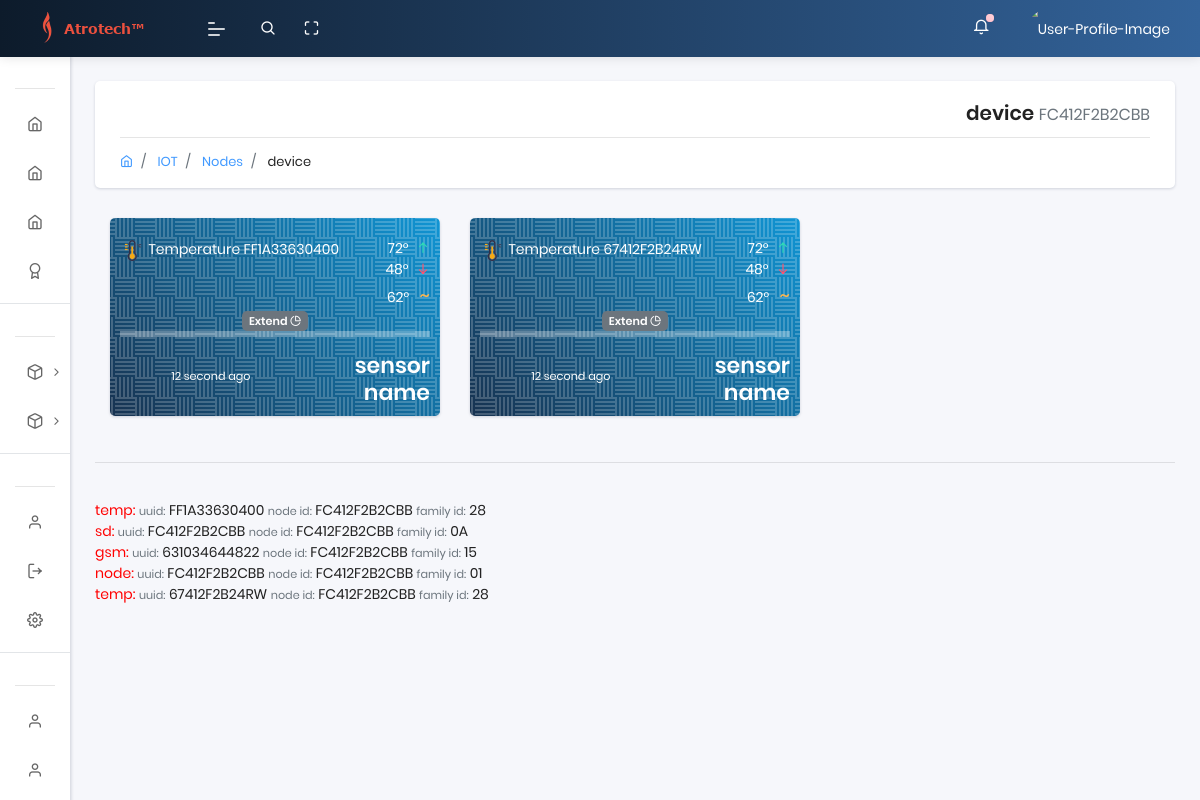
Page /nodes_detail/4/ (signed in) on the earlier database version.
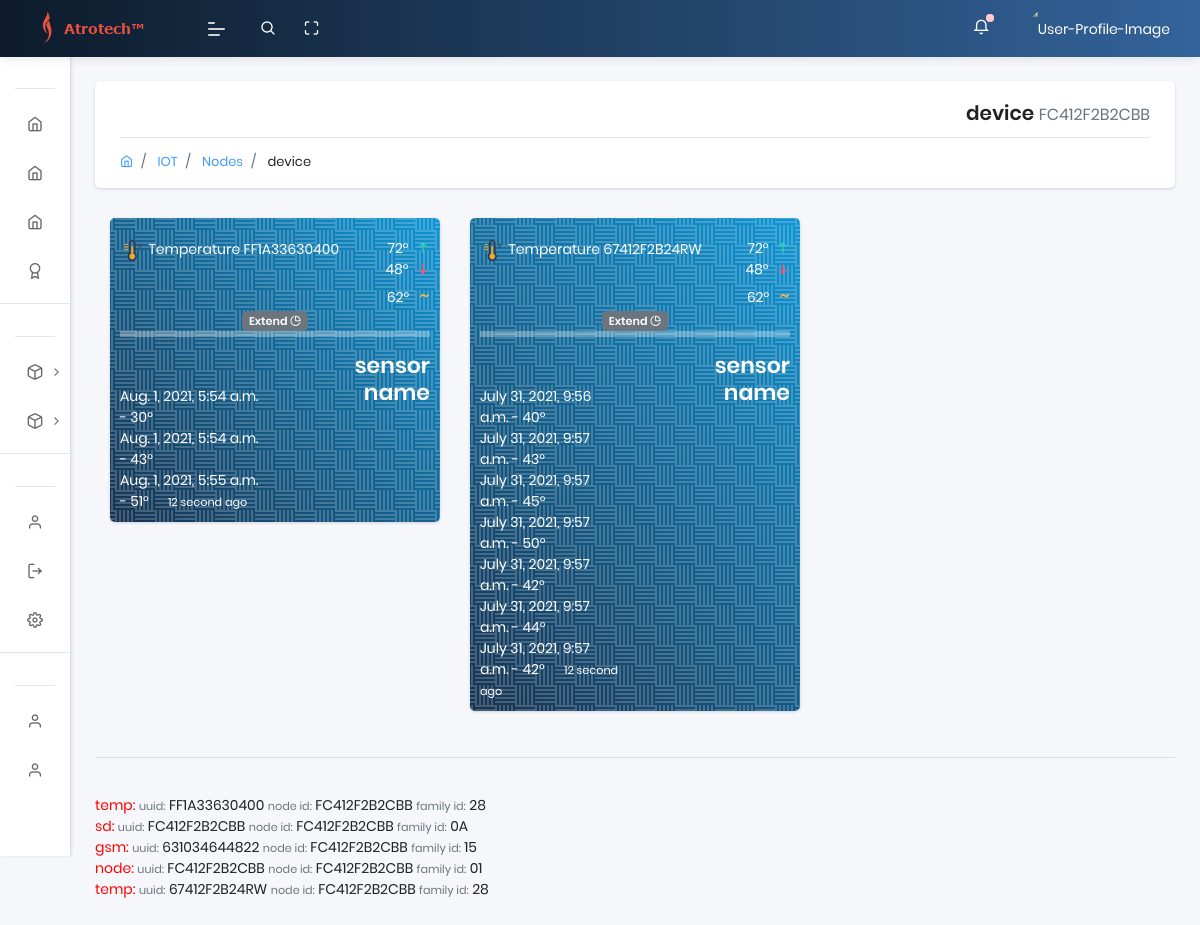
Same page on the later database version.
### app/models.py (models this page shows, shortened)
class Rom(models.Model):
    name = models.CharField(max_length=40, default='device name')
    UUID = models.CharField(max_length=20)
    family_id = models.CharField(max_length=20)
    node_id = models.CharField(max_length=20)
    updated_on = models.DateTimeField(auto_now= True)
    created_on = models.DateTimeField()

class Temp12(models.Model):
    UUID = models.CharField(max_length=20)
    temp = models.CharField(max_length=20)
    created_on = models.DateTimeField()
    def __str__(self):
        return self.UUID
    class Meta:
        verbose_name = " سنسور دما Temp12 "
        verbose_name_plural = " سنسور های دما  Temp12 "

### app/views.py (the view)
# urls.py: path('nodes_detail/<int:id>/',views.nodes_detail,name='nodes_detail'),
@login_required(login_url="/login/")
def nodes_detail(request, id):
    uuid = models.User_uuid.objects.filter(user=request.user).values('UUID')
    devices = models.Rom.objects.filter(UUID__in=uuid, family_id='01')
    node = get_object_or_404(models.Rom, id=id)
    sensors = models.Rom.objects.filter(node_id=node.node_id)
    sensors_uuid = models.Rom.objects.filter(node_id=node.node_id).values('UUID')
    temp12 = models.Temp12.objects.filter(UUID__in=sensors_uuid)
    print(temp12)
    context = {
    'devices':devices,
    'node':node,
    'sensors':sensors,
    'temp12':temp12
    }
    context['segment'] = 'nodes_detail'
    html_template = loader.get_template( 'nodes_detail.html' )
    return HttpResponse(html_template.render(context, request))

### templates/nodes_detail.html (shortened to what this page needs)
{% extends "layouts/base.html" %}
{% block content %}
  <section class="pcoded-main-container">
      <div class="pcoded-content">
          <div class="page-header">
            <div class="page-block">
              <div class="row align-items-center">
                <div class="col-md-12">
                  <div class="page-header-title">
                    <h5 class="m-b-10" align="right" dir="rtl"> {{ node.name }} <small class="text-muted">{{ node.UUID }}</small> </h5>
                  </div>
                  <ul class="breadcrumb">
                    <li class="breadcrumb-item"><a href="index.html"><i class="feather icon-home"></i></a></li>
                    <li class="breadcrumb-item"><a href="#!"> IOT </a></li>
                    <li class="breadcrumb-item"><a href="#!"> Nodes </a></li>
                    <li class="breadcrumb-item"><a href="#!"> {{ node.name }} </a></li>
                  </ul>
                </div>
              </div>
            </div>
          </div>
      <div class="container">
        <div class="row">
         {% for Rom in sensors %}
             {% if Rom.family_id == "28" %}
               <div class="col-sm-4">
                     <div class="card bg-primary text-white">
                         <div class="card-body bg-patern-white">
                             <div class="row">
                                 <div class="col-auto">
                                   <img src="/static/assets/images/sensors/temp.png" width="25px">
                                   <span>Temperature</span>  {{ Rom.UUID }}
                                 </div>
                                 <div class="col text-right">
                                     <span class="text-white"> 72° <i class="feather icon-arrow-up ml-1 text-success"></i></span>
                                     <span class="text-white"> 48° <i class="feather icon-arrow-down ml-1 text-danger"></i></span>
                                     <span class="text-white"> 62° &nbsp;&nbsp;<span style="font-size: 20px;" class="text-warning">~</span> </span>
                                 </div>
                             </div>
                             <div align="center">
                               <a href="#!" class="badge badge-secondary collapsible">Extend <i class="feather icon-pie-chart"></i> </a>
                               <div class="collapsiblecontent" style="background-color:#ffffff4f;">
                               </div>
                             </div>
                             <div class="row mt-3">
                                 <div class="col">
                                       {% for Temp12 in temp12 %}
                                          {% if Rom.UUID == Temp12.UUID %}
                                            <br>  {{ Temp12.created_on }} - {{ Temp12.temp }}°
                                          {% endif %}
                                       {% endfor %}
                                     <small class="ml-3"> 12 second ago </small>
                                 </div>
                                 <div class="col">
                                     <a href="#"><h4 class="m-0 text-white text-right"> sensor name  </h4></a>
                                 </div>
                             </div>
                         </div>
                     </div>
                </div>
             {% endif %}
         {% endfor %}
        </div>
      </div>
<hr><br>
         {% for Rom in sensors %}
             {% if Rom.family_id == "28" %}
               <span style="color:red;"> temp: </span>
             {% endif %}
             {% if Rom.family_id == "01" %}
               <span style="color:red;"> node: </span>
             {% endif %}
             {% if Rom.family_id == "15" %}
               <span style="color:red;"> gsm: </span>
             {% endif %}
             {% if Rom.family_id == "0A" %}
               <span style="color:red;"> sd: </span>
             {% endif %}
              <small class="text-muted">uuid:</small> {{ Rom.UUID }}
              <small class="text-muted">node id:</small> {{ Rom.node_id }}
              <small class="text-muted">family id:</small> {{ Rom.family_id }}
              <br>
          {% endfor %}
        </div>
    </section>
{% endblock content %}

### templates/layouts/base.html (shortened to what this page needs)
<!DOCTYPE html>
<html lang="en">
<head>
    <link rel="stylesheet" href="/static/assets/css/style.css">
</head>
<body class="">
    {% include 'includes/sidebar.html' %}
    {% include 'includes/navigation.html' %}
    {% block content %}{% endblock content %}
</body>
</html>

### templates/includes/sidebar.html (shortened to what this page needs)
	<nav class="pcoded-navbar menupos-fixed menu-light ">
		<div class="navbar-wrapper  ">
			<div class="navbar-content scroll-div " >
				<ul class="nav pcoded-inner-navbar ">
					<li class="nav-item pcoded-menu-caption">
					</li>
					<li class="nav-item">
					    <a href="/" class="nav-link ">
                <span class="pcoded-micon"> <i class="feather icon-home"></i> </span>
							</a>
					</li>
					<li class="nav-item">
					    <a href="{% url 'app:nodes' %}" class="nav-link ">
                <span class="pcoded-micon"> <i class="feather icon-home"></i> </span>
							</a>
					</li>
					<li class="nav-item">
					    <a href="{% url 'app:sensors' %}" class="nav-link ">
                <span class="pcoded-micon"> <i class="feather icon-home"></i> </span>
							</a>
					</li>
					<li class="nav-item">
					    <a href="#" class="nav-link ">
                <span class="pcoded-micon"> <i class="feather icon-award"></i> </span>
							</a>
					</li>
					<li class="nav-item pcoded-menu-caption">
					</li>
					{% for Rom in devices %}
					<li class="nav-item pcoded-hasmenu">
						<a href="#!" class="nav-link "><span class="pcoded-micon"><i class="feather icon-box"></i></span><span class="pcoded-mtext"> {{ Rom.name }} </span></a>
					</li>
					{% endfor %}
					<li class="nav-item pcoded-menu-caption">
					</li>
					<li class="nav-item">
					    <a href="/profile" class="nav-link "><span class="pcoded-micon">
						    <i class="feather icon-user"></i></span><span class="pcoded-mtext"> پروفایل </span>
						  </a>
					</li>
					<li class="nav-item">
					    <a href="{% url 'logout' %}" class="nav-link "><span class="pcoded-micon">
						    <i class="feather icon-log-out"></i></span><span class="pcoded-mtext"> خروج </span>
						  </a>
					</li>
					<li class="nav-item">
					    <a target="_blank" rel="noopener" href="https://appseed.us/support" class="nav-link "><span class="pcoded-micon">
						    <i class="feather icon-settings"></i></span><span class="pcoded-mtext"> تنظیمات </span>
					  	</a>
					</li>
					<li class="nav-item pcoded-menu-caption">
					</li>
					<li class="nav-item">
					    <a href="{% url 'logout' %}" class="nav-link "><span class="pcoded-micon">
						    <i class="feather icon-user"></i></span><span class="pcoded-mtext"> مستندات </span>
						  </a>
					</li>
					<li class="nav-item">
					    <a href="{% url 'logout' %}" class="nav-link "><span class="pcoded-micon">
						    <i class="feather icon-user"></i></span><span class="pcoded-mtext"> سوالات متداول </span>
						  </a>
					</li>
					<li class="nav-item">
					    <a target="_blank" rel="noopener" href="https://appseed.us/support" class="nav-link ">
					  	</a>
					</li>
<br><hr><br>
				</ul>
			</div>
		</div>
	</nav>

### templates/includes/navigation.html (shortened to what this page needs)
	<header class="navbar pcoded-header navbar-expand-lg navbar-light headerpos-fixed header-blue">
        <div class="m-header">
            <a class="mobile-menu" id="mobile-collapse" href="#!"><span></span></a>
            <a href="#!" class="b-brand">
                <img src="/static/assets/images/logo.png" alt="" class="logo">
            </a>
        </div>
        <div class="collapse navbar-collapse">
            <ul class="navbar-nav mr-auto">
                <li class="nav-item">
                    <a href="#!" class="pop-search"><i class="feather icon-search"></i></a>
                </li>
                <li class="nav-item">
                    <a href="#!" class="full-screen" onclick="javascript:toggleFullScreen()"><i class="feather icon-maximize"></i></a>
                </li>
            </ul>
            <ul class="navbar-nav ml-auto">
                <li>
                    <div class="dropdown">
                        <a class="dropdown-toggle" href="#" data-toggle="dropdown"><i class="icon feather icon-bell"></i><span class="badge bg-danger"></span></a>
                    </div>
                </li>
                <li>
                    <div class="dropdown drp-user">
                        <a href="#!" class="dropdown-toggle" data-toggle="dropdown">
                            <img src="/static/assets/images/user/default.png" class="img-radius wid-40" alt="User-Profile-Image">
                        </a>
                    </div>
                </li>
            </ul>
        </div>
    </header>

Differences in the rows shown:
changed Rom "FF1A33630400": gains Temp12 (created_on "Aug. 1, 2021, 5:54 a.m.", temp "30"); gains Temp12 (created_on "Aug. 1, 2021, 5:54 a.m.", temp "43"); gains Temp12 (created_on "Aug. 1, 2021, 5:55 a.m.", temp "51")
changed Rom "67412F2B24RW": gains Temp12 (created_on "July 31, 2021, 9:56 a.m.", temp "40"); gains Temp12 (created_on "July 31, 2021, 9:57 a.m.", temp "43"); gains Temp12 (created_on "July 31, 2021, 9:57 a.m.", temp "45"); gains Temp12 (created_on "July 31, 2021, 9:57 a.m.", temp "50"); gains Temp12 (created_on "July 31, 2021, 9:57 a.m.", temp "42"); gains Temp12 (created_on "July 31, 2021, 9:57 a.m.", temp "44")
